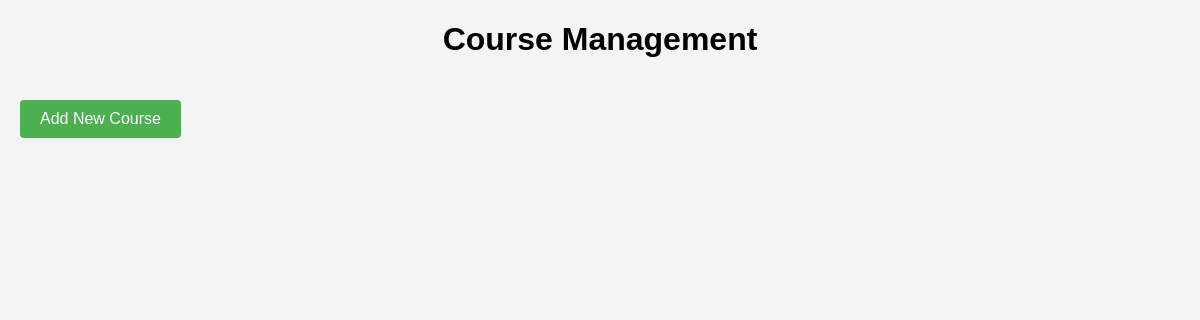
Page /courses/ on the earlier database version.
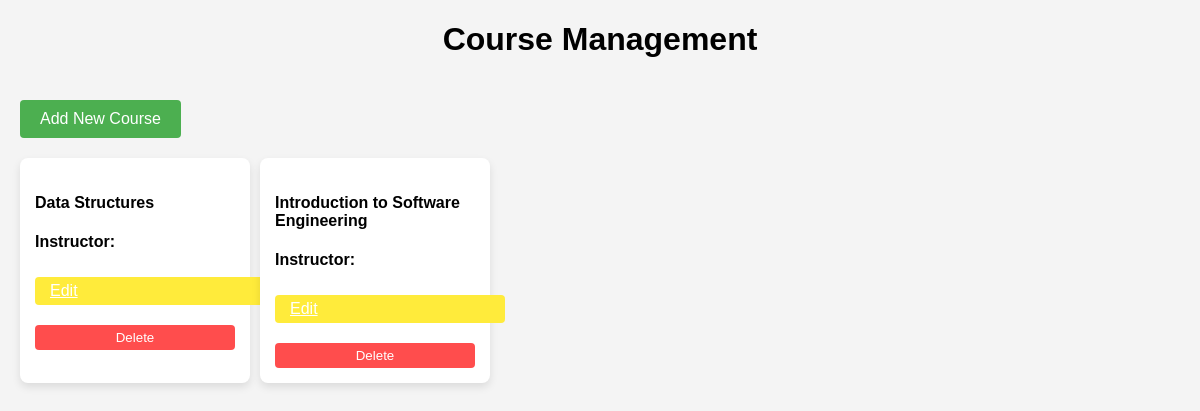
Same page on the later database version.
### scheduler/models.py (models this page shows, shortened)
class Course(models.Model):
    course_id = models.AutoField(primary_key=True) #Unigue id, for now just pk
    course_code = models.CharField(max_length=20, unique=True) #Ex CS101
    course_name = models.CharField(max_length=50) #Ex. Intro to SE

### scheduler/views.py (the view, shortened to what this page needs)
# urls.py: path('courses/', CourseManagement.as_view(), name='course_management'),
class CourseManagement(View):
    template_name = 'CourseManagement.html'
    def get(self, request):
        ids = Course.objects.values('course_id')
        courses = []
        for entry in ids: # Getting all the courses
            courses.append(CourseManager.view(entry['course_id']))
        for course in courses: # Isolating the instructor (first instructor found is listed as "main" instructor
            users = course['users']
            for user in users:
                if user.role == 'Instructor':
                    course['instructor'] = user
                    break
        users = User.objects.values()
        context = {
            'courses': courses,
            'users': users
        }
        return render(request, self.template_name, context)

### ManagerClasses/CourseManager.py (called while the page is built)
    @staticmethod
    def view(course_id: int) -> dict | None:
        try:
            course = Course.objects.get(course_id=course_id)
            assignments = course.assignments.all()
            res = {
                    "course_id": course.course_id,
                    "course_code": course.course_code,
                    "course_name": course.course_name,
                    "users": []
                }
            for assignment in assignments:
                res['users'].append(assignment.user)
            return res
        except Course.DoesNotExist:
            print(f"Course with ID {course_id} does not exist.")
            return None

### templates/CourseManagement.html (shortened to what this page needs)
<!DOCTYPE html>
<html lang="en">
<head>
</head>
<body>
    <h1>Course Management</h1>
    <button class="add-btn" onclick="showPopup()">Add New Course</button>
    <div class="course-container">
    {% for course in courses %}
        <div class="course-box">
            <h4>{{ course.course_name }}</h4>
            <p><strong>Instructor:</strong> {{ course.instructor.username }}</p>
            <div class="button-container">
                <a class="edit-btn" href="/courses/{{ course.course_id }}">Edit</a>
                <form action="/courses/" method="POST">
                    <button type="submit" name='delete_course' class="delete-btn">Delete</button>
                </form>
            </div>
        </div>
    {% endfor %}
</div>
</body>
</html>

Differences in the rows shown:
added Course: course_name "Data Structures"
added Course: course_name "Introduction to Software Engineering"
Other differences:
new list line: "Instructor: Edit Delete"
